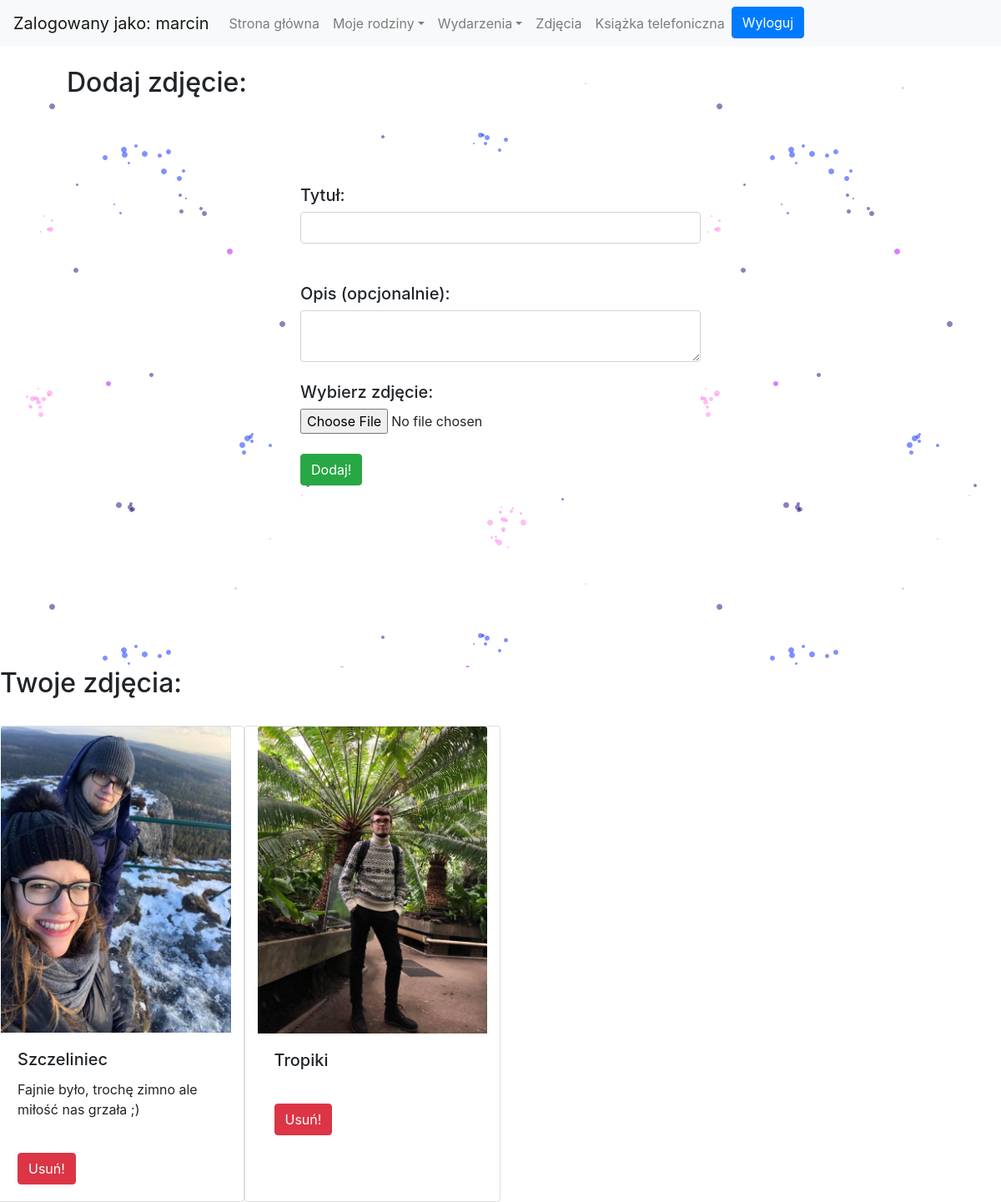
The page /main/photos/ (signed in) on the database its author committed.
### logged/models.py (models this page shows, shortened)
class Photo(models.Model):
    author = models.CharField(max_length=256, default='None')
    title = models.CharField(max_length=256, default='None', blank=True, help_text='Title, optional')
    desc = models.TextField(blank=True, help_text='Description, optional')
    date = models.DateTimeField(auto_now=True)
    photo = models.ImageField(upload_to = './')

### logged/views.py (the view, shortened to what this page needs)
# urls.py: path('photos/', Photos, name='photos'),
@login_required
def Photos(request):
    if request.method=='GET':
        user = request.user.username
        photos = Photo.objects.filter(author=user)
        return render(request, 'logged/photos.html', {'photos':photos, 'img_form':ImageForm()})

### logged/forms.py
class ImageForm(ModelForm):
    img = forms.ImageField()
    class Meta:
        model = Photo
        fields = ('img',)

### logged/templates/logged/photos.html (shortened to what this page needs)
<!doctype html>
<html lang="pl">
  {% load static %}
  <head>
    <link rel="stylesheet" href="https://stackpath.bootstrapcdn.com/bootstrap/4.4.1/css/bootstrap.min.css">
    <link rel="stylesheet" href="{% static 'Authentication/css/style.css' %}" />
  </head>
  <body>
<nav class="navbar fixed-top navbar-expand-lg navbar-light bg-light">
  <div class="collapse navbar-collapse" id="navbarTogglerDemo01">
    <a class="navbar-brand">Zalogowany jako: {{ user.username }}</a>
    <ul class="navbar-nav mr-auto mt-2 mt-lg-0">
        <li class="nav-item">
            <a class="nav-link" href="{% url 'logedin'%}">Strona główna</a>
        </li>
        <li class="nav-item dropdown">
            <a class="nav-link dropdown-toggle" data-toggle="dropdown" href="#" role="button" aria-haspopup="true" aria-expanded="false">Moje rodziny</a>
          </li>
          <li class="nav-item dropdown">
            <a class="nav-link dropdown-toggle" data-toggle="dropdown" href="#" role="button" aria-haspopup="true" aria-expanded="false">Wydarzenia</a>
          </li>
          <li class="nav-item">
            <a class="nav-link" href="{% url 'photos'%}">Zdjęcia</a>
          </li>
          <li class="nav-item">
            <a class="nav-link" href="{% url 'phonebook'%}">Książka telefoniczna</a>
          </li>
        <form action="{% url 'logoutuser' %}" method="POST">
            <button type="submit" class="btn btn-primary btn-block">Wyloguj</button>
        </form>
    </ul>
  </div>
</nav>
<div class="back-photos">
    <h2 style="margin:10vh;">Dodaj zdjęcie:</h2>
    <div class="center-form bg-white">
        <form method="POST" enctype="multipart/form-data">
            <input type="hidden" name="form_type" value="add_photo" class="form-control"><br>
            <h5>Tytuł:</h5>
            <input id="photo" name="title" class="form-control"><br><br>
            <h5>Opis (opcjonalnie):</h5>
            <textarea name="desc" class="form-control"></textarea><br>
            <h5>Wybierz zdjęcie:</h5>
            <input type="file" name="photo_file"> <br> <br>
             <button type="submit" class="btn btn-success" action="{% url 'photos' %}">Dodaj!</button>
        </form>
    </div>
    <br><br><br>
</div>
<h2> Twoje zdjęcia: </h2>
<br>
<div class="row">
    {% for photo in photos %}
    <div class="card col-sm-3" style="width: 18rem;">
      <img class="card-img-top" src="{{ photo.photo.url }}" alt="Card image cap">
      <div class="card-body">
        <h5 class="card-title">{{ photo.title }}</h5>
        <p class="card-text">{{ photo.desc }}</p>
            <form method="POST">
                <input type="hidden" name="photo_id" value="{{ photo.pk }}" ><br>
                <button type="submit" class="btn btn-danger">Usuń!</button>
            </form>
      </div>
    </div>
    {% endfor %}
</div>
  </body>
</html>

### Authentication/static/Authentication/css/style.css (style rules this page uses)
.center-form { width: 40vw; margin: 0 auto; }
.back-photos { width: 100wv; min-height: 90vh; background-image: url('./../img/doodle5.png') }

### rows shown on the page
Photo: photo (picture), title "Szczeliniec", desc "Fajnie było, trochę zimno ale miłość nas grzała ;)"
Photo: photo (picture), title "Tropiki"

### other values the page prints
{{ user.username }} "marcin"
